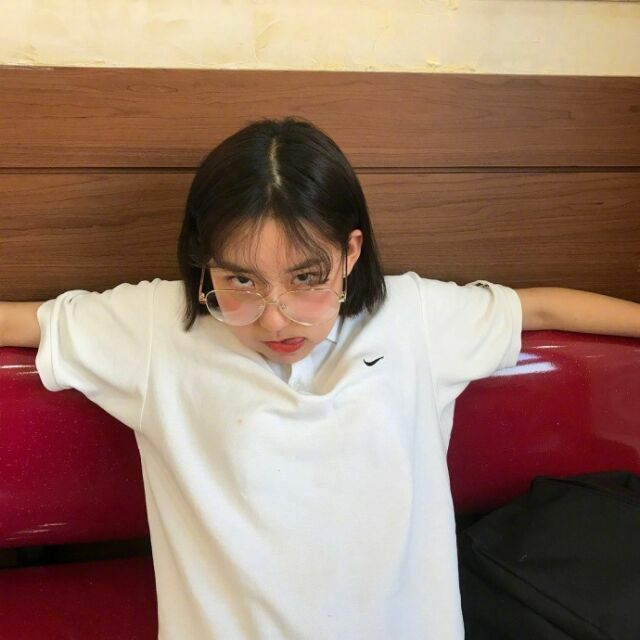
#> input picture opencv/exercise/filter/hpf_test.jpg, 640 x 640 px, found by its file name
$ python bounding_box.py   (older library calls are emulated)
#> lines starting #> are read from the running program, lines starting #| are printed output that depends on the picture; after the words box and inside, x2 and y2 are one past the last pixel; in counts of white or black regions, pixels touching at a corner belong together
import cv2
import numpy as np

img = cv2.pyrDown(cv2.imread('/home/minzhang/ml/hpf_test.jpg', cv2.IMREAD_UNCHANGED))
ret, thresh = cv2.threshold(cv2.cvtColor(img.copy(), cv2.COLOR_BGR2GRAY), 127, 255, cv2.THRESH_BINARY)
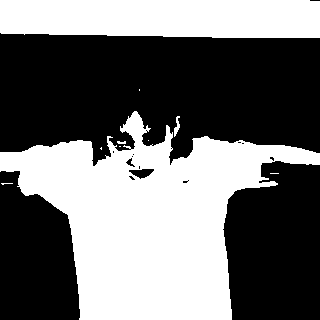
#> thresh: shape (320, 320); 43.7% white; 10 white regions (6 under 20 px)
image, contours, hier = cv2.findContours(thresh, cv2.RETR_EXTERNAL, cv2.CHAIN_APPROX_SIMPLE)
#> contours = 10 contours, 7 with area under 20; largest, box (x1, y1, x2, y2) and area: (0, 111, 320, 320) 32630, (0, 0, 320, 38) 11265, (174, 116, 180, 137) 41
for c in contours:
    # find bounding box coordinates
    x, y, w, h = cv2.boundingRect(c)
    cv2.rectangle(img, (x, y), (x + w, y + h), (0, 255, 0), 1)
    # find minimum area
    rect = cv2.minAreaRect(c)
    box = cv2.boxPoints(rect)
    box = np.int0(box)
    cv2.drawContours(img, [box], 0, (0, 0, 255), 1)
    #
    (x, y), radius = cv2.minEnclosingCircle(c)
    center = (int(x), int(y))
    radius = int(radius)
    img = cv2.circle(img, center, radius,(255,0,0),1)
#> this loop made 10 passes
#> (w, h, rect, box, radius, center) on passes 1, 7, 8, 10: (12, 2, ((6.5, 183.5), (1, 11), -90), [[12, 184], [1, 184], [1, 183], [12, 183]], 5, (6, 183)), (6, 21, ((176.8, 126), (20.57, 4.74), -79.7), [[177, 136], [172, 135], [176, 115], [180, 116]], 10, (176, 126)), (320, 209, ((159.5, 215), (208, 319), -90), [[319, 319], [0, 319], [0, 111], [319, 111]], 161, (159, 178)), (320, 38, ((159.5, 18.5), (37, 319), -90), [[318, 36], [0, 36], [0, 0], [318, 0]], 160, (159, 18))
#> (w, h, rect, box, radius) on passes 2, 4, 5, 6: (9, 1, ((274, 173), (0, 8), -90), [[278, 173], [270, 173], [270, 173], [278, 173]], 4), (2, 1, ((119.5, 146), (0, 1), -90), [[120, 146], [119, 146], [119, 146], [120, 146]], 0), (9, 3, ((121, 142), (2, 8), -90), [[125, 143], [117, 143], [117, 141], [125, 141]], 4), (1, 1, ((148, 140), (0, 0), -90), [[148, 140], [148, 140], [148, 140], [148, 140]], 0)
#> pass 1, `img = cv2.circle(img, center, radius,(255,0,0),1)`:
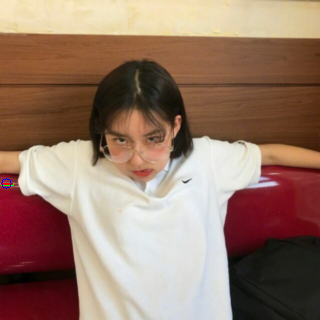
#> img: shape (320, 320, 3); mean B, G, R 104.6, 120.4, 150.3
#> after the loop:
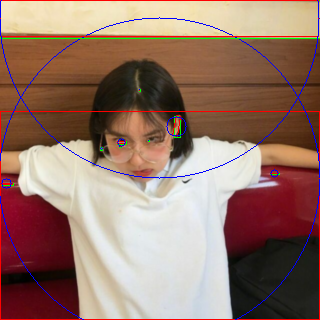
#> img: shape (320, 320, 3); mean B, G, R 105.1, 117.9, 149.7


cv2.imshow('ha', img)
cv2.waitKey()
cv2.destroyAllWindows()
